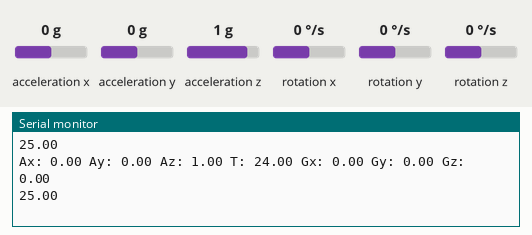
Recording of a sketch running on a simulated ESP8266 (NodeMCU). On the bench: the last lines printed to the serial monitor. Wiring (inferred from the names in the program): MPU-6050 motion sensor at I2C address 0x68. The test bench sets the inputs (shaded band); at power-on: acceleration x 0 g, acceleration y 0 g, acceleration z 1 g, rotation x 0 °/s, rotation y 0 °/s, rotation z 0 °/s. WiFi joins after 1.5 s; servers stay silent unless stated; uploads are accepted with an empty reply.

Above: at 3.1 s.
3.2 s: acceleration x set to -1.4 g
At 3.68 s:
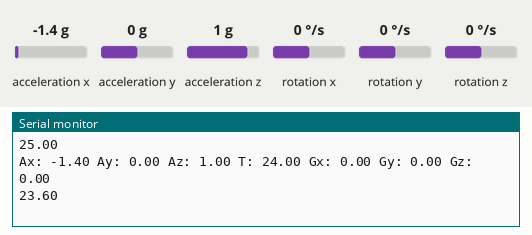
4.7 s: acceleration y set to -1.4 g
At 4.89 s:
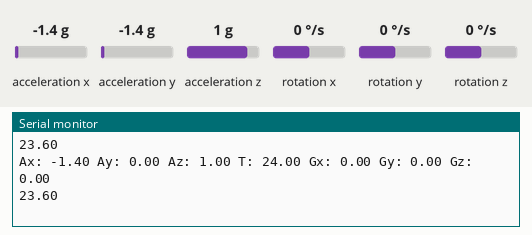
6.2 s: acceleration z set to -1.4 g
At 6.4 s:
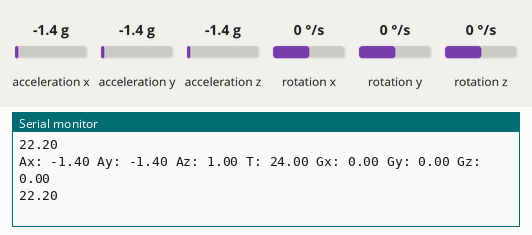
7.7 s: rotation x set to -192 °/s
At 7.91 s:
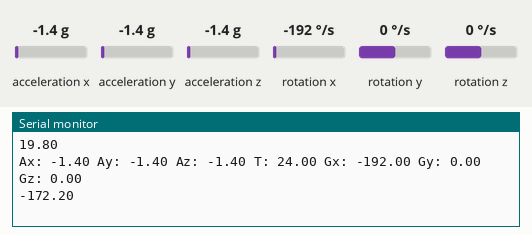
9.2 s: rotation y set to -192 °/s
At 9.43 s:
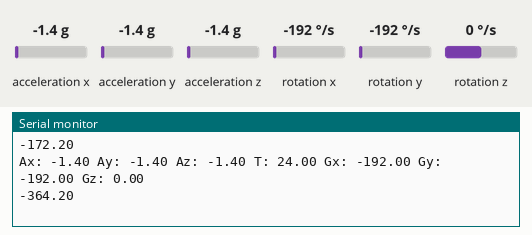
Timing chart, 0 to 11.7 s (numbered marks = the images above; inputs shaded):
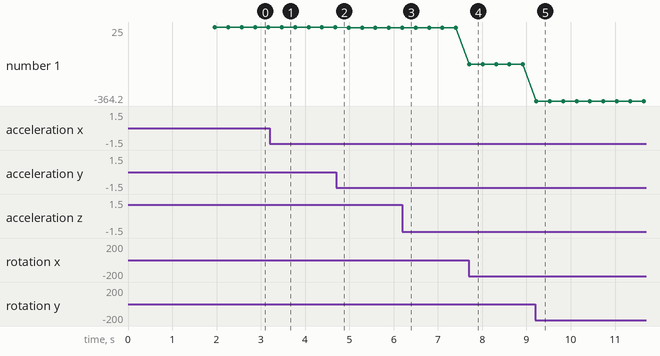

The sketch:

nodemcu_MPU6050_with_postrequests.ino
```cpp
#include <Wire.h>
#include <ESP8266HTTPClient.h>
#include <ESP8266WiFi.h>
const uint8_t MPU6050SlaveAddress = 0x68;
const uint8_t scl = D6;
const uint8_t sda = D7;
const uint16_t AccelScaleFactor = 16384;
const uint16_t GyroScaleFactor = 131;
const uint8_t MPU6050_REGISTER_SMPLRT_DIV   =  0x19;
const uint8_t MPU6050_REGISTER_USER_CTRL    =  0x6A;
const uint8_t MPU6050_REGISTER_PWR_MGMT_1   =  0x6B;
const uint8_t MPU6050_REGISTER_PWR_MGMT_2   =  0x6C;
const uint8_t MPU6050_REGISTER_CONFIG       =  0x1A;
const uint8_t MPU6050_REGISTER_GYRO_CONFIG  =  0x1B;
const uint8_t MPU6050_REGISTER_ACCEL_CONFIG =  0x1C;
const uint8_t MPU6050_REGISTER_FIFO_EN      =  0x23;
const uint8_t MPU6050_REGISTER_INT_ENABLE   =  0x38;
const uint8_t MPU6050_REGISTER_ACCEL_XOUT_H =  0x3B;
const uint8_t MPU6050_REGISTER_SIGNAL_PATH_RESET  = 0x68;

int16_t AccelX, AccelY, AccelZ, Temperature, GyroX, GyroY, GyroZ;

void setup() {
  Serial.begin(115200);
  WiFi.begin("aksh", "akshchordia");
   while (WiFi.status() != WL_CONNECTED) {
 delay(500);
 Serial.println("Waiting for connection");
  Wire.begin(sda, scl);
   MPU6050_Init();
}}

void loop() {
    HTTPClient http;
    http.begin("http://192.168.43.75:8090/post");
    http.addHeader("Content-Type", "text/plain");
    String final = " ";
    double Ax, Ay, Az, T, Gx, Gy, Gz;
    Read_RawValue(MPU6050SlaveAddress, MPU6050_REGISTER_ACCEL_XOUT_H);
    Ax = (double)AccelX/AccelScaleFactor;
    Ay = (double)AccelY/AccelScaleFactor;
    Az = (double)AccelZ/AccelScaleFactor;
    T = (double)Temperature/340+36.53;
    Gx = (double)GyroX/GyroScaleFactor;
    Gy = (double)GyroY/GyroScaleFactor;
    Gz = (double)GyroZ/GyroScaleFactor;

    Serial.print("Ax: "); Serial.print(Ax);
    Serial.print(" Ay: "); Serial.print(Ay);
    Serial.print(" Az: "); Serial.print(Az);
    Serial.print(" T: "); Serial.print(T);
    Serial.print(" Gx: "); Serial.print(Gx);
    Serial.print(" Gy: "); Serial.print(Gy);
    Serial.print(" Gz: "); Serial.println(Gz);
    final = Ax+Ay+Az+T+Gx+Gy+Gz;
    Serial.println(final);
    int httpCode = http.POST("Message from nodemcu");
    String payload = http.getString();
    http.end();
    delay(100);
}


void I2C_Write(uint8_t deviceAddress, uint8_t regAddress, uint8_t data){
  Wire.beginTransmission(deviceAddress);
  Wire.write(regAddress);
  Wire.write(data);
  Wire.endTransmission();
}

void Read_RawValue(uint8_t deviceAddress, uint8_t regAddress){
  Wire.beginTransmission(deviceAddress);
  Wire.write(regAddress);
  Wire.endTransmission();
  Wire.requestFrom(deviceAddress, (uint8_t)14);
  AccelX = (((int16_t)Wire.read()<<8) | Wire.read());
  AccelY = (((int16_t)Wire.read()<<8) | Wire.read());
  AccelZ = (((int16_t)Wire.read()<<8) | Wire.read());
  Temperature = (((int16_t)Wire.read()<<8) | Wire.read());
  GyroX = (((int16_t)Wire.read()<<8) | Wire.read());
  GyroY = (((int16_t)Wire.read()<<8) | Wire.read());
  GyroZ = (((int16_t)Wire.read()<<8) | Wire.read());


}

void MPU6050_Init() {
  delay(150);
  I2C_Write(MPU6050SlaveAddress, MPU6050_REGISTER_SMPLRT_DIV, 0x07);
  I2C_Write(MPU6050SlaveAddress, MPU6050_REGISTER_PWR_MGMT_1, 0x01);
  I2C_Write(MPU6050SlaveAddress, MPU6050_REGISTER_PWR_MGMT_2, 0x00);
  I2C_Write(MPU6050SlaveAddress, MPU6050_REGISTER_CONFIG, 0x00);
  I2C_Write(MPU6050SlaveAddress, MPU6050_REGISTER_GYRO_CONFIG, 0x00);
  I2C_Write(MPU6050SlaveAddress, MPU6050_REGISTER_ACCEL_CONFIG, 0x00);
  I2C_Write(MPU6050SlaveAddress, MPU6050_REGISTER_FIFO_EN, 0x00);
  I2C_Write(MPU6050SlaveAddress, MPU6050_REGISTER_INT_ENABLE, 0x01);
  I2C_Write(MPU6050SlaveAddress, MPU6050_REGISTER_SIGNAL_PATH_RESET, 0x00);
  I2C_Write(MPU6050SlaveAddress, MPU6050_REGISTER_USER_CTRL, 0x00);
}
```

Measured:
- after the input at 3.2 s, the serial monitor: prints a new line after 0.27 s (image 1)
- after the input at 7.7 s, the serial monitor: prints a new line at once (image 4)
- after the input at 9.2 s, the serial monitor: prints a new line at once (image 5)
- plotted number 1: 25 → 23.6 after the input at 3.2 s, 23.6 → 22.2 after the input at 4.7 s, 22.2 → 19.8 after the input at 6.2 s, 19.8 → -172.2 after the input at 7.7 s, -172.2 → -364.2 after the input at 9.2 s
